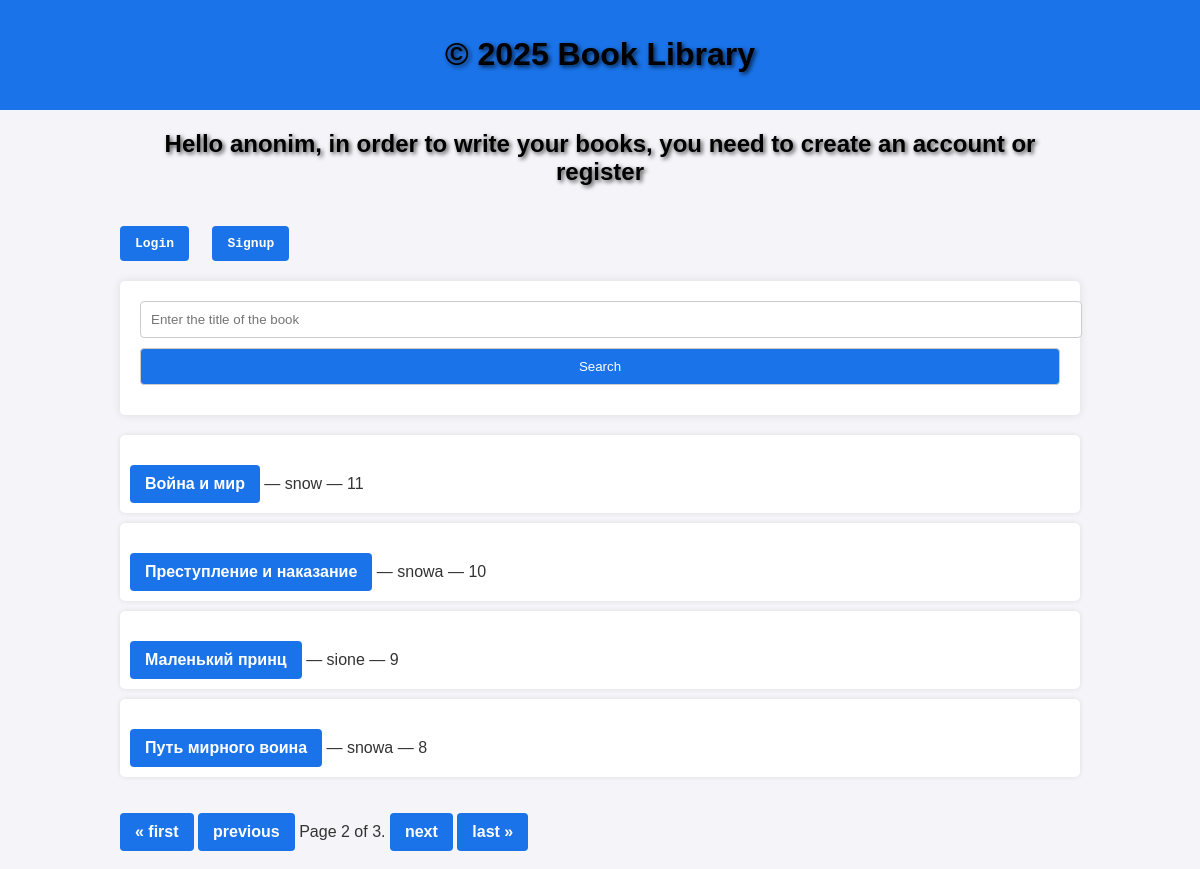
Before: /?page=2 with the older database file.
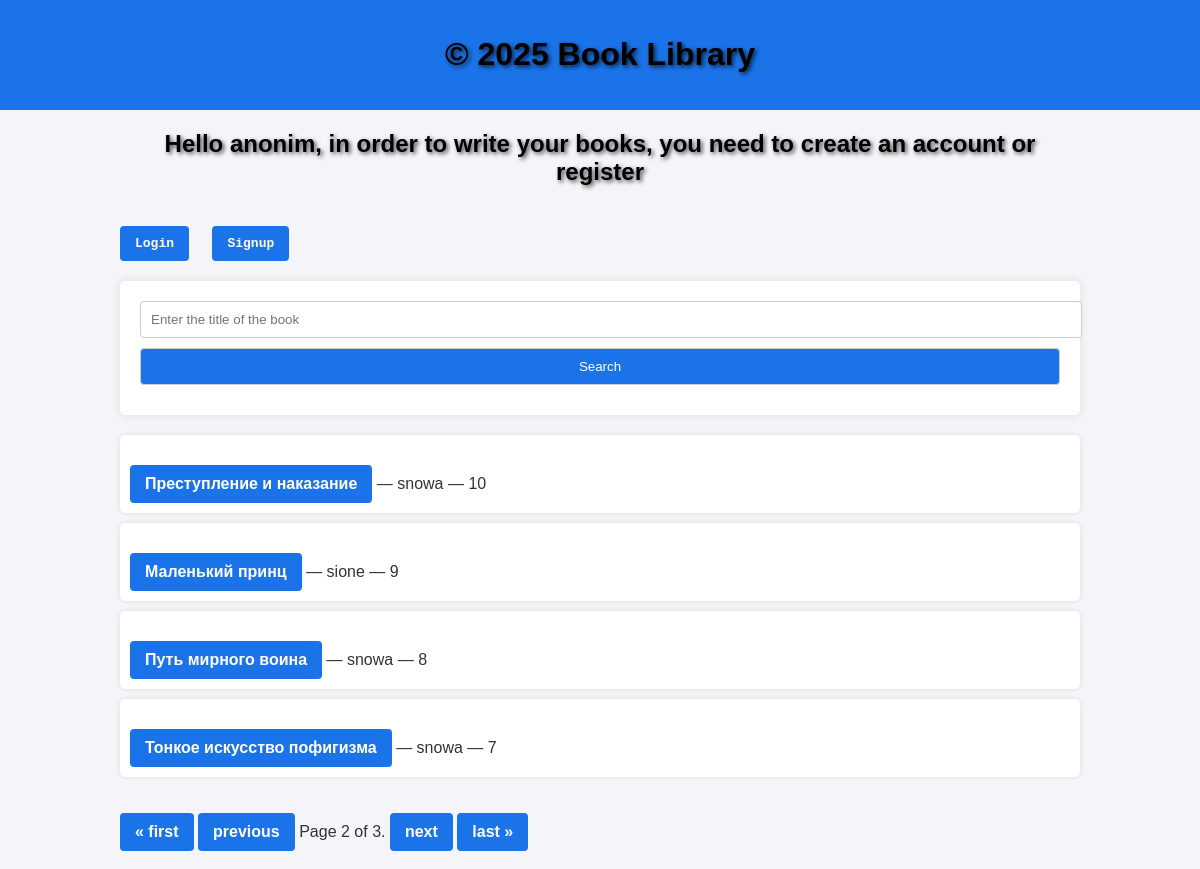
After: the same page with the newer database file.
### books/models.py (models this page shows, shortened)
class Book(models.Model):
    title = models.CharField(max_length=100)
    description = models.TextField()
    user = models.ForeignKey(User, on_delete=models.CASCADE)  # Ссылка на пользователя (автора)

### books/views.py (the view)
# urls.py: path('', views.book_list, name='book_list'),
def book_list(request):
    query = request.GET.get('q')  # Получение поискового запроса
    books = Book.objects.all().order_by('-id')
    if query:
        books = books.filter(
            Q(title__icontains=query) | Q(description__icontains=query)
        )
    paginator = Paginator(books, 4)  # Пагинация на 4 книги
    page_number = request.GET.get('page')
    page_obj = paginator.get_page(page_number)
    return render(request, 'book_list.html', {'page_obj': page_obj, 'query': query})

### books/templates/book_list.html (shortened to what this page needs)
<!DOCTYPE html>
<html lang="en">
<head>
    {% load static %}
    <link rel="stylesheet" href="{% static 'css/styles.css' %}">
</head>
<body>
        <header>
            <h1>&copy; 2025 Book Library</h1>
        </header>
    <div class="container mt-5">
        {% if user.is_authenticated %}
            <h2 style="text-align: center;">Hello, {{ user.username }}!</h2>
            <pre><a href="http://127.0.0.1:8000/create/" class="btn btn-danger">Write a book</a>   <a href="http://127.0.0.1:8000/logout/" class="btn btn-danger">Logout</a>   <a href="http://127.0.0.1:8000/signup/" class="btn btn-danger">Signup</a></pre>
        {% else %}
            <h2 style="text-align: center;">Hello anonim, in order to write your books, you need to create an account or register</h2>
            <pre><a href="http://127.0.0.1:8000/login/" class="btn btn-danger">Login</a>   <a href="http://127.0.0.1:8000/signup/" class="btn btn-danger">Signup</a></pre>
        {% endif %}
    <form method="get" action="">
        <input
            type="text"
            name="q"
            placeholder="Enter the title of the book"
            value="{{ query|default:'' }}">
        <button type="submit">Search</button>
    </form>
    <ul>
        {% for book in page_obj %}
            <li>
                <strong><a href="{% url 'book_detail' book.id %}">{{ book.title }}</a></strong> — {{ book.user }} — {{ book.id }} {% if book.user == user %}— your book{% endif %}
            </li>
        {% empty %}
            <li>Books not found</li>
        {% endfor %}
    </ul>
        <div class="pagination">
            <span class="step-links">
                {% if page_obj.has_previous %}
                    <a href="?page=1">&laquo; first</a>
                    <a href="?page={{ page_obj.previous_page_number }}">previous</a>
                {% endif %}
                    <span class="current">
                        Page {{ page_obj.number }} of {{ page_obj.paginator.num_pages }}.
                    </span>
                {% if page_obj.has_next %}
                    <a href="?page={{ page_obj.next_page_number }}">next</a>
                    <a href="?page={{ page_obj.paginator.num_pages }}">last &raquo;</a>
                {% endif %}
            </span>
        </div>
    </div>
    <br>
</body>
</html>

### books/static/css/styles.css (style rules this page uses)
body { font-family: Arial, sans-serif; background-color: #f4f4f9; color: #333; margin: 0; padding: 0; }
h1, h2 { color: #000000; text-shadow: 2px 2px 4px rgba(0, 0, 0, 0.7); }
a { color: #1a73e8; text-decoration: none; }
header { background-color: #1a73e8; color: white; padding: 15px; text-align: center; }
.container { width: 80%; margin: 0 auto; }
form { background-color: white; padding: 20px; border-radius: 5px; box-shadow: 0 0 10px rgba(0, 0, 0, 0.1); margin: 20px 0; }
form input, form textarea, form button { width: 100%; padding: 10px; margin-bottom: 10px; border: 1px solid #ccc; border-radius: 4px; }
form button { background-color: #1a73e8; color: white; cursor: pointer; }
ul { list-style-type: none; padding: 0; }
ul li { background-color: white; margin: 10px 0; padding: 10px; border-radius: 5px; box-shadow: 0 0 5px rgba(0, 0, 0, 0.1); }
ul li a { font-weight: bold; }
.container a { display: inline-block; margin-top: 20px; background-color: #1a73e8; color: white; padding: 10px 15px; border-radius: 4px; text-decoration: none; font-weight: bold; }

Changed rows visible on the page:
removed Book: title "Война и мир", user "snow", id "11"
now on this page (row unchanged): Book: title "Тонкое искусство пофигизма", user "snowa", id "7"
